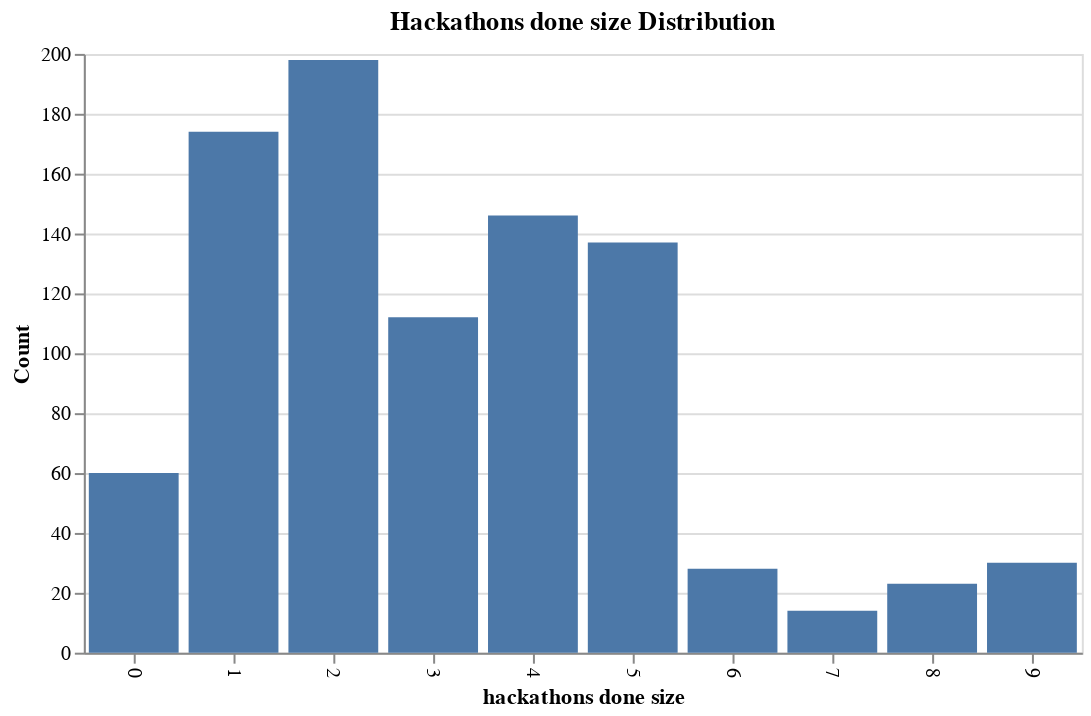

Notebook cell for this chart:
### Code cell
'''Gràfic amb la distribució de hackathons fetes'''

import altair as alt

df_filtered_no_zero = df_filtered[df_filtered['preferred_team_size'] != 0]

# Create the bar chart
bar = alt.Chart(df_filtered_no_zero).mark_bar().encode(
    x=alt.X('hackathons_done:O', title='hackathons done size', axis=alt.Axis(labelAngle=90)),
    y=alt.Y('count()', title='Count')
).properties(
    title='Hackathons done size Distribution', width = 500
)

bar

### Figure 1 — Vega-Lite specification as saved in the notebook (floating-point values rounded to 4 significant figures; data arrays with more than 128 entries replaced by an {"elided": "..."} marker saying what was removed)
{"config": {"view": {"continuousWidth": 300, "continuousHeight": 300}}, "data": {"name": "data-c3295fa3861dd871b89194cf578d0f52"}, "mark": {"type": "bar"}, "encoding": {"x": {"axis": {"labelAngle": 90}, "field": "hackathons_done", "title": "hackathons done size", "type": "ordinal"}, "y": {"aggregate": "count", "title": "Count", "type": "quantitative"}}, "title": "Hackathons done size Distribution", "width": 500, "$schema": "https://vega.github.io/schema/vega-lite/v5.20.1.json", "datasets": {"data-c3295fa3861dd871b89194cf578d0f52": {"elided": "922 records"}}}
